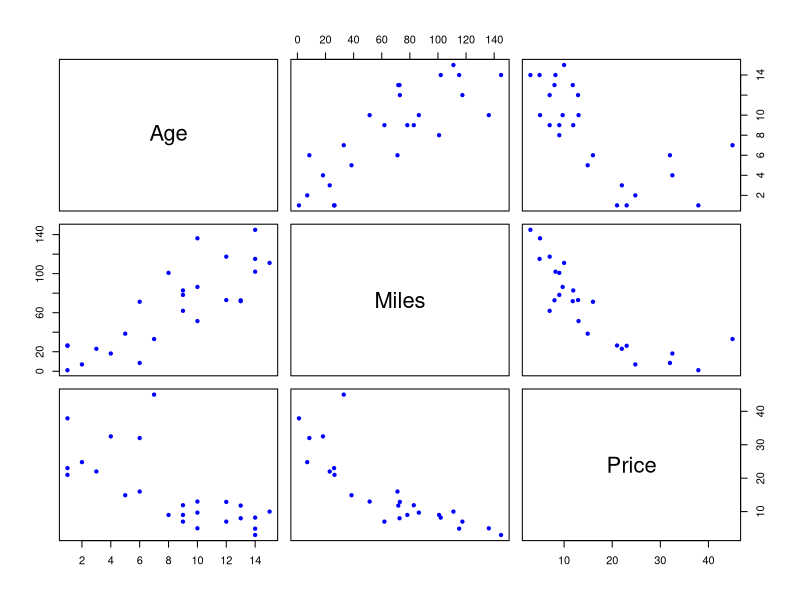

This chart was generated by the following R code:
## ---- chunk 1
library(boot)
mustangs<-read.csv("mustangs.csv")
names(mustangs)
dim(mustangs)
## ---- chunk 2
plot(mustangs, 
     pch=20, col="blue")
cor(mustangs)
## ---- chunk 3
attach(mustangs)
lm.fit.s=lm(Price~Miles)
summary(lm.fit.s)
lm.fit.q=lm(Price~Miles+I(Miles^2))
summary(lm.fit.q)
lm.fit.m=lm(Price~Miles+Age)
summary(lm.fit.m)
lm.fit.all=lm(Price ~ Miles*Age)
summary(lm.fit.all)
## ---- chunk 4
set.seed(123)
n=length(Price)
train=sample(n, floor(n/2))
## ---- chunk 5
#simple linear regression
lm.fit.s<-lm(Price~Miles,data=mustangs,subset=train)
mean((Price-predict(lm.fit.s,mustangs))[-train]^2)

#quadratic 
lm.fit.q=lm(Price~Miles+I(Miles^2),data=mustangs,subset=train)
mean((Price-predict(lm.fit.q,mustangs))[-train]^2)

#multiple linear regression
lm.fit.m=lm(Price~Miles+ Age,data=mustangs,subset=train)
mean((Price-predict(lm.fit.m,mustangs))[-train]^2)

#multiple linear regression with interactions
lm.fit.mi=lm(Price~Miles*Age,data=mustangs,subset=train)
mean((Price-predict(lm.fit.mi,mustangs))[-train]^2)
## ---- chunk 6
#simple linear regression
glm.fit.s<-glm(Price~Miles,data=mustangs)
cv.err.s=cv.glm(mustangs,glm.fit.s)
cv.err.s$delta[1]

#quadratic 
glm.fit.q=glm(Price~Miles+I(Miles^2),data=mustangs)
cv.err.q=cv.glm(mustangs,glm.fit.q)
cv.err.q$delta[1]

#multiple linear regression
glm.fit.m=glm(Price~Miles+ Age,data=mustangs)
cv.err.m=cv.glm(mustangs,glm.fit.m)
cv.err.m$delta[1]

#multiple linear regression with interactions
glm.fit.mi=glm(Price~Miles*Age,data=mustangs)
cv.err.mi=cv.glm(mustangs,glm.fit.mi)
cv.err.mi$delta[1]
